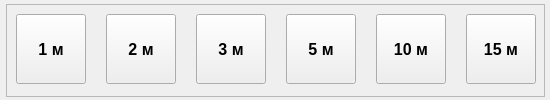
<?xml version="1.0" encoding="UTF-8"?>
<ui version="4.0">
 <class>Time_dialog</class>
 <widget class="QDialog" name="Time_dialog">
  <property name="windowModality">
   <enum>Qt::WindowModality::NonModal</enum>
  </property>
  <property name="geometry">
   <rect>
    <x>0</x>
    <y>0</y>
    <width>550</width>
    <height>100</height>
   </rect>
  </property>
  <property name="sizePolicy">
   <sizepolicy hsizetype="Preferred" vsizetype="Preferred">
    <horstretch>0</horstretch>
    <verstretch>0</verstretch>
   </sizepolicy>
  </property>
  <property name="minimumSize">
   <size>
    <width>550</width>
    <height>100</height>
   </size>
  </property>
  <property name="maximumSize">
   <size>
    <width>550</width>
    <height>100</height>
   </size>
  </property>
  <property name="font">
   <font>
    <pointsize>12</pointsize>
   </font>
  </property>
  <property name="contextMenuPolicy">
   <enum>Qt::ContextMenuPolicy::NoContextMenu</enum>
  </property>
  <property name="windowTitle">
   <string notr="true"/>
  </property>
  <property name="windowOpacity">
   <double>1.000000000000000</double>
  </property>
  <property name="sizeGripEnabled">
   <bool>false</bool>
  </property>
  <property name="modal">
   <bool>false</bool>
  </property>
  <widget class="QWidget" name="horizontalLayoutWidget">
   <property name="geometry">
    <rect>
     <x>0</x>
     <y>0</y>
     <width>551</width>
     <height>101</height>
    </rect>
   </property>
   <layout class="QHBoxLayout" name="horizontalLayout" stretch="0">
    <property name="sizeConstraint">
     <enum>QLayout::SizeConstraint::SetMaximumSize</enum>
    </property>
    <property name="leftMargin">
     <number>6</number>
    </property>
    <property name="topMargin">
     <number>4</number>
    </property>
    <property name="rightMargin">
     <number>6</number>
    </property>
    <property name="bottomMargin">
     <number>4</number>
    </property>
    <item>
     <widget class="QFrame" name="Timer_but_frame">
      <property name="frameShape">
       <enum>QFrame::Shape::StyledPanel</enum>
      </property>
      <property name="frameShadow">
       <enum>QFrame::Shadow::Raised</enum>
      </property>
      <widget class="QToolButton" name="Timer_buton_2">
       <property name="geometry">
        <rect>
         <x>100</x>
         <y>10</y>
         <width>70</width>
         <height>70</height>
        </rect>
       </property>
       <property name="minimumSize">
        <size>
         <width>70</width>
         <height>70</height>
        </size>
       </property>
       <property name="maximumSize">
        <size>
         <width>70</width>
         <height>70</height>
        </size>
       </property>
       <property name="baseSize">
        <size>
         <width>70</width>
         <height>70</height>
        </size>
       </property>
       <property name="font">
        <font>
         <pointsize>12</pointsize>
         <bold>true</bold>
         <stylestrategy>PreferAntialias</stylestrategy>
        </font>
       </property>
       <property name="focusPolicy">
        <enum>Qt::FocusPolicy::StrongFocus</enum>
       </property>
       <property name="contextMenuPolicy">
        <enum>Qt::ContextMenuPolicy::NoContextMenu</enum>
       </property>
       <property name="text">
        <string>2 м</string>
       </property>
       <property name="iconSize">
        <size>
         <width>96</width>
         <height>96</height>
        </size>
       </property>
       <property name="checkable">
        <bool>false</bool>
       </property>
       <property name="checked">
        <bool>false</bool>
       </property>
       <property name="autoRepeatDelay">
        <number>600</number>
       </property>
       <property name="autoRepeatInterval">
        <number>300</number>
       </property>
       <property name="toolButtonStyle">
        <enum>Qt::ToolButtonStyle::ToolButtonTextBesideIcon</enum>
       </property>
       <property name="autoRaise">
        <bool>false</bool>
       </property>
       <property name="arrowType">
        <enum>Qt::ArrowType::NoArrow</enum>
       </property>
      </widget>
      <widget class="QToolButton" name="Timer_buton_1">
       <property name="geometry">
        <rect>
         <x>10</x>
         <y>10</y>
         <width>70</width>
         <height>70</height>
        </rect>
       </property>
       <property name="minimumSize">
        <size>
         <width>70</width>
         <height>70</height>
        </size>
       </property>
       <property name="maximumSize">
        <size>
         <width>70</width>
         <height>70</height>
        </size>
       </property>
       <property name="baseSize">
        <size>
         <width>70</width>
         <height>70</height>
        </size>
       </property>
       <property name="font">
        <font>
         <pointsize>12</pointsize>
         <bold>true</bold>
         <stylestrategy>PreferAntialias</stylestrategy>
        </font>
       </property>
       <property name="focusPolicy">
        <enum>Qt::FocusPolicy::StrongFocus</enum>
       </property>
       <property name="contextMenuPolicy">
        <enum>Qt::ContextMenuPolicy::NoContextMenu</enum>
       </property>
       <property name="text">
        <string>1 м</string>
       </property>
       <property name="iconSize">
        <size>
         <width>96</width>
         <height>96</height>
        </size>
       </property>
       <property name="checkable">
        <bool>false</bool>
       </property>
       <property name="checked">
        <bool>false</bool>
       </property>
       <property name="autoRepeatDelay">
        <number>600</number>
       </property>
       <property name="autoRepeatInterval">
        <number>300</number>
       </property>
       <property name="toolButtonStyle">
        <enum>Qt::ToolButtonStyle::ToolButtonTextBesideIcon</enum>
       </property>
       <property name="autoRaise">
        <bool>false</bool>
       </property>
       <property name="arrowType">
        <enum>Qt::ArrowType::NoArrow</enum>
       </property>
      </widget>
      <widget class="QToolButton" name="Timer_buton_6">
       <property name="geometry">
        <rect>
         <x>460</x>
         <y>10</y>
         <width>70</width>
         <height>70</height>
        </rect>
       </property>
       <property name="minimumSize">
        <size>
         <width>70</width>
         <height>70</height>
        </size>
       </property>
       <property name="maximumSize">
        <size>
         <width>70</width>
         <height>70</height>
        </size>
       </property>
       <property name="baseSize">
        <size>
         <width>70</width>
         <height>70</height>
        </size>
       </property>
       <property name="font">
        <font>
         <pointsize>12</pointsize>
         <bold>true</bold>
         <stylestrategy>PreferAntialias</stylestrategy>
        </font>
       </property>
       <property name="focusPolicy">
        <enum>Qt::FocusPolicy::StrongFocus</enum>
       </property>
       <property name="contextMenuPolicy">
        <enum>Qt::ContextMenuPolicy::NoContextMenu</enum>
       </property>
       <property name="text">
        <string>15 м</string>
       </property>
       <property name="iconSize">
        <size>
         <width>96</width>
         <height>96</height>
        </size>
       </property>
       <property name="checkable">
        <bool>false</bool>
       </property>
       <property name="checked">
        <bool>false</bool>
       </property>
       <property name="autoRepeatDelay">
        <number>600</number>
       </property>
       <property name="autoRepeatInterval">
        <number>300</number>
       </property>
       <property name="toolButtonStyle">
        <enum>Qt::ToolButtonStyle::ToolButtonTextBesideIcon</enum>
       </property>
       <property name="autoRaise">
        <bool>false</bool>
       </property>
       <property name="arrowType">
        <enum>Qt::ArrowType::NoArrow</enum>
       </property>
      </widget>
      <widget class="QToolButton" name="Timer_buton_3">
       <property name="geometry">
        <rect>
         <x>190</x>
         <y>10</y>
         <width>70</width>
         <height>70</height>
        </rect>
       </property>
       <property name="minimumSize">
        <size>
         <width>70</width>
         <height>70</height>
        </size>
       </property>
       <property name="maximumSize">
        <size>
         <width>70</width>
         <height>70</height>
        </size>
       </property>
       <property name="baseSize">
        <size>
         <width>70</width>
         <height>70</height>
        </size>
       </property>
       <property name="font">
        <font>
         <pointsize>12</pointsize>
         <bold>true</bold>
         <stylestrategy>PreferAntialias</stylestrategy>
        </font>
       </property>
       <property name="focusPolicy">
        <enum>Qt::FocusPolicy::StrongFocus</enum>
       </property>
       <property name="contextMenuPolicy">
        <enum>Qt::ContextMenuPolicy::NoContextMenu</enum>
       </property>
       <property name="text">
        <string>3 м</string>
       </property>
       <property name="iconSize">
        <size>
         <width>96</width>
         <height>96</height>
        </size>
       </property>
       <property name="checkable">
        <bool>false</bool>
       </property>
       <property name="checked">
        <bool>false</bool>
       </property>
       <property name="autoRepeatDelay">
        <number>600</number>
       </property>
       <property name="autoRepeatInterval">
        <number>300</number>
       </property>
       <property name="toolButtonStyle">
        <enum>Qt::ToolButtonStyle::ToolButtonTextBesideIcon</enum>
       </property>
       <property name="autoRaise">
        <bool>false</bool>
       </property>
       <property name="arrowType">
        <enum>Qt::ArrowType::NoArrow</enum>
       </property>
      </widget>
      <widget class="QToolButton" name="Timer_buton_4">
       <property name="geometry">
        <rect>
         <x>280</x>
         <y>10</y>
         <width>70</width>
         <height>70</height>
        </rect>
       </property>
       <property name="minimumSize">
        <size>
         <width>70</width>
         <height>70</height>
        </size>
       </property>
       <property name="maximumSize">
        <size>
         <width>70</width>
         <height>70</height>
        </size>
       </property>
       <property name="baseSize">
        <size>
         <width>70</width>
         <height>70</height>
        </size>
       </property>
       <property name="font">
        <font>
         <pointsize>12</pointsize>
         <bold>true</bold>
         <stylestrategy>PreferAntialias</stylestrategy>
        </font>
       </property>
       <property name="focusPolicy">
        <enum>Qt::FocusPolicy::StrongFocus</enum>
       </property>
       <property name="contextMenuPolicy">
        <enum>Qt::ContextMenuPolicy::NoContextMenu</enum>
       </property>
       <property name="text">
        <string>5 м</string>
       </property>
       <property name="iconSize">
        <size>
         <width>96</width>
         <height>96</height>
        </size>
       </property>
       <property name="checkable">
        <bool>false</bool>
       </property>
       <property name="checked">
        <bool>false</bool>
       </property>
       <property name="autoRepeatDelay">
        <number>600</number>
       </property>
       <property name="autoRepeatInterval">
        <number>300</number>
       </property>
       <property name="toolButtonStyle">
        <enum>Qt::ToolButtonStyle::ToolButtonTextBesideIcon</enum>
       </property>
       <property name="autoRaise">
        <bool>false</bool>
       </property>
       <property name="arrowType">
        <enum>Qt::ArrowType::NoArrow</enum>
       </property>
      </widget>
      <widget class="QToolButton" name="Timer_buton_5">
       <property name="geometry">
        <rect>
         <x>370</x>
         <y>10</y>
         <width>70</width>
         <height>70</height>
        </rect>
       </property>
       <property name="minimumSize">
        <size>
         <width>70</width>
         <height>70</height>
        </size>
       </property>
       <property name="maximumSize">
        <size>
         <width>70</width>
         <height>70</height>
        </size>
       </property>
       <property name="baseSize">
        <size>
         <width>70</width>
         <height>70</height>
        </size>
       </property>
       <property name="font">
        <font>
         <pointsize>12</pointsize>
         <bold>true</bold>
         <stylestrategy>PreferAntialias</stylestrategy>
        </font>
       </property>
       <property name="focusPolicy">
        <enum>Qt::FocusPolicy::StrongFocus</enum>
       </property>
       <property name="contextMenuPolicy">
        <enum>Qt::ContextMenuPolicy::NoContextMenu</enum>
       </property>
       <property name="text">
        <string>10 м</string>
       </property>
       <property name="iconSize">
        <size>
         <width>96</width>
         <height>96</height>
        </size>
       </property>
       <property name="checkable">
        <bool>false</bool>
       </property>
       <property name="checked">
        <bool>false</bool>
       </property>
       <property name="autoRepeatDelay">
        <number>600</number>
       </property>
       <property name="autoRepeatInterval">
        <number>300</number>
       </property>
       <property name="toolButtonStyle">
        <enum>Qt::ToolButtonStyle::ToolButtonTextBesideIcon</enum>
       </property>
       <property name="autoRaise">
        <bool>false</bool>
       </property>
       <property name="arrowType">
        <enum>Qt::ArrowType::NoArrow</enum>
       </property>
      </widget>
     </widget>
    </item>
   </layout>
  </widget>
 </widget>
 <resources/>
 <connections/>
</ui>
